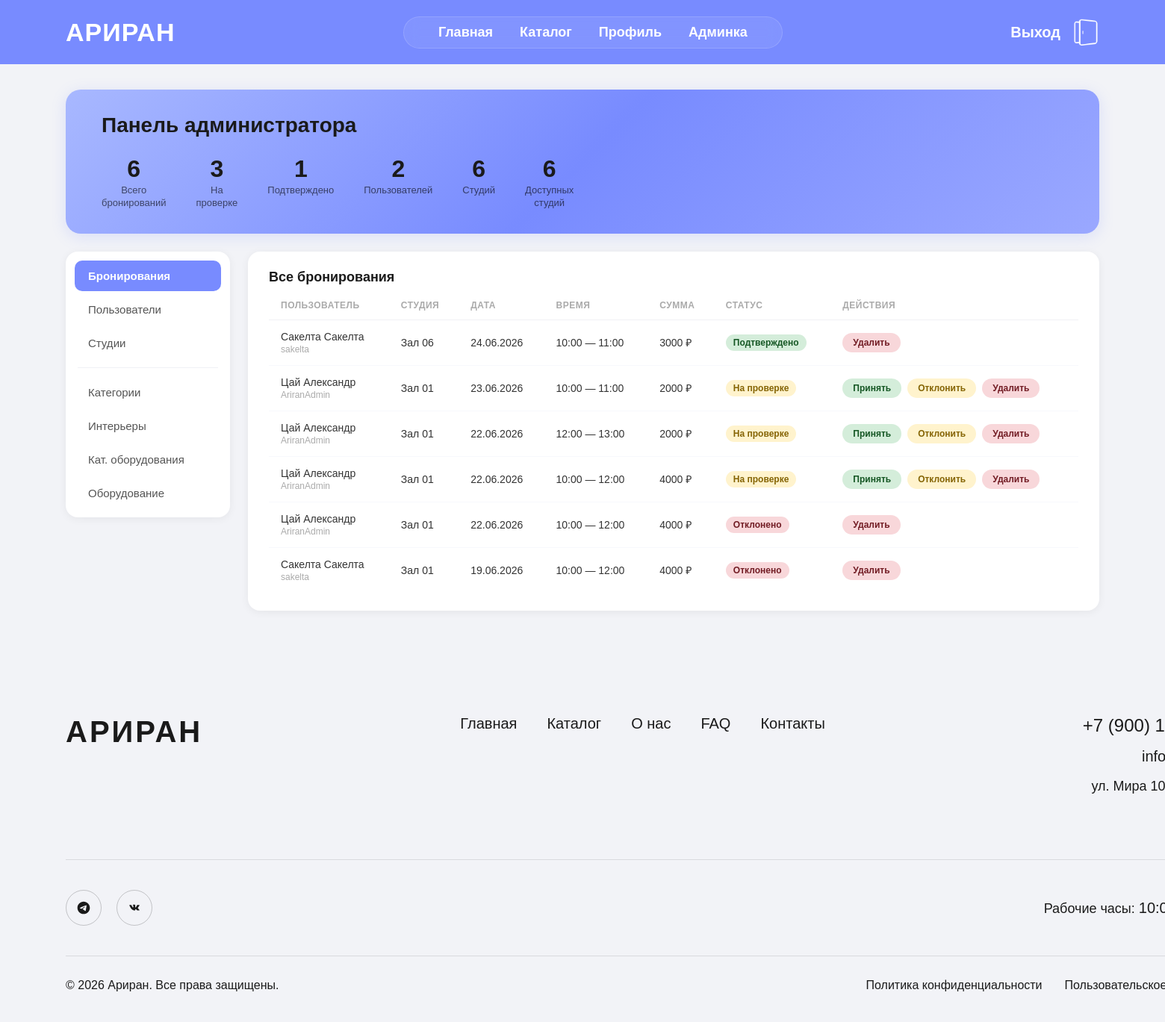
/admin-panel/ (signed in), run on an earlier commit of the app's database.
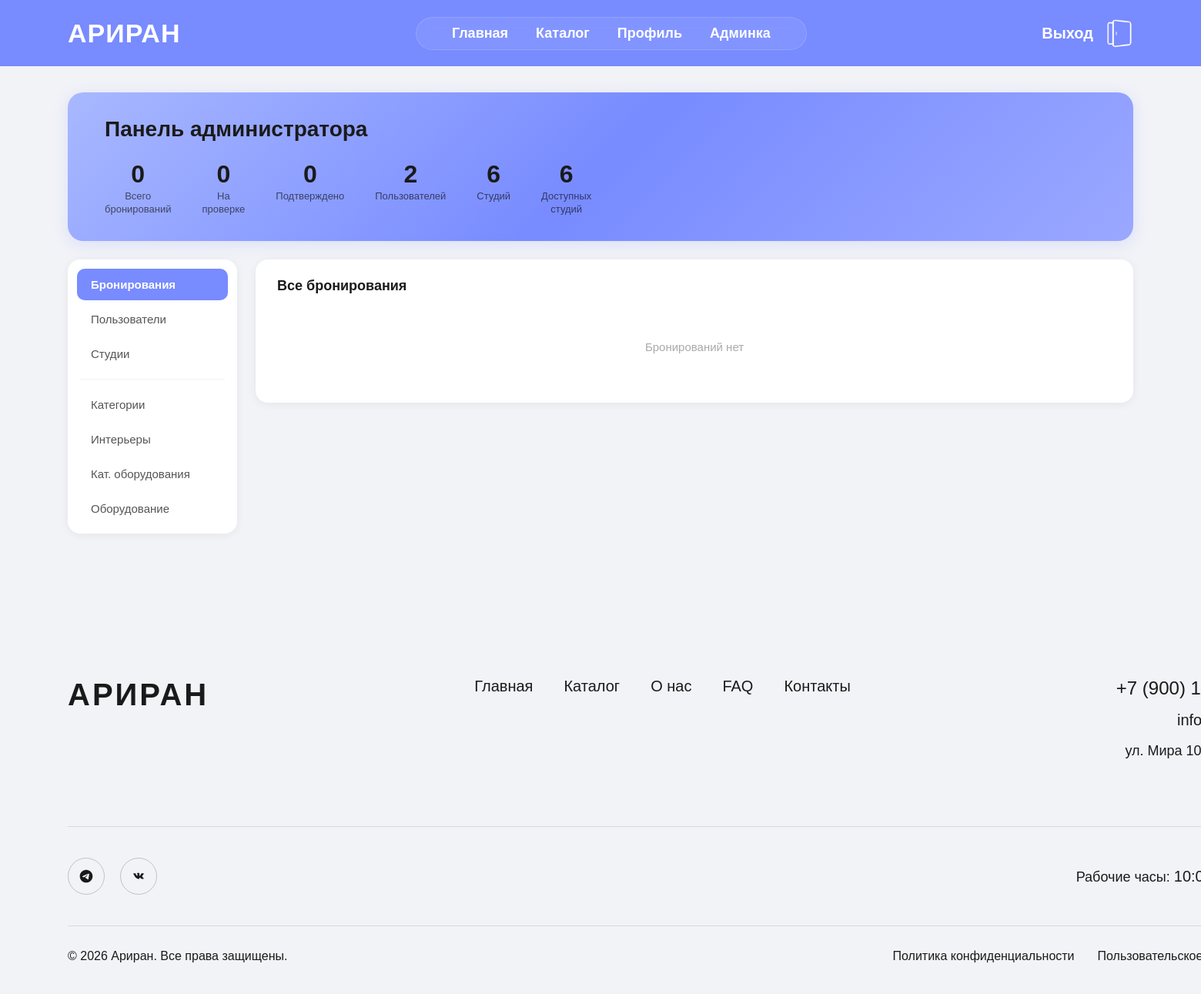
And on a later commit of the database.
### studios/models.py (models this page shows, shortened)
class Booking(models.Model):
    STATUS_CHOICES = (
        ('pending', 'На проверке'),
        ('confirmed', 'Подтверждено'),
        ('rejected', 'Отклонено'),
    )
    user = models.ForeignKey(User, on_delete=models.CASCADE, related_name='bookings', null=False)
    studio = models.ForeignKey(Studio, on_delete=models.CASCADE, related_name='bookings', null=False)
    start_time = models.DateTimeField('Начало', null=False)
    end_time = models.DateTimeField('Окончание', null=False)
    equipment = models.ManyToManyField(Equipment, blank=True, related_name='bookings', verbose_name='Оборудование')
    status = models.CharField('Статус', max_length=20, choices=STATUS_CHOICES, default='pending', null=False)
    rejection_reason = models.TextField('Причина отклонения', null=True, blank=True)
    created_at = models.DateTimeField('Дата создания', auto_now_add=True, null=False)
    class Meta:
        verbose_name = 'Бронирование'
        verbose_name_plural = 'Бронирования'
        db_table = 'booking'
        ordering = ['-start_time']
    def total_price(self):
        from decimal import Decimal
        hours = Decimal(str((self.end_time - self.start_time).total_seconds() / 3600))
        return int(hours * self.studio.price_per_hour)

class User(AbstractBaseUser, PermissionsMixin):
    ROLE_CHOICES = (
        ('client', 'Клиент'),
        ('admin', 'Администратор'),
        ('staff', 'Сотрудник'),
    )
    login = models.CharField('Логин', max_length=100, unique=True, null=False)
    first_name = models.CharField('Имя', max_length=100, null=False)
    last_name = models.CharField('Фамилия', max_length=100, null=False)
    email = models.EmailField('Email', max_length=255, unique=True, null=False)
    phone = models.CharField('Телефон', max_length=20, null=False)
    role = models.CharField('Роль', max_length=20, choices=ROLE_CHOICES, default='client', null=False)
    is_active = models.BooleanField('Активен', default=True)
    is_staff = models.BooleanField('Доступ к админке', default=False)
    created_at = models.DateTimeField('Дата регистрации', auto_now_add=True, null=False)
    objects = UserManager()
    USERNAME_FIELD = 'login'
    REQUIRED_FIELDS = ['first_name', 'last_name', 'phone', 'email']
    class Meta:
        verbose_name = 'Пользователь'
        verbose_name_plural = 'Пользователи'
        db_table = 'user'
    def get_full_name(self):
        return f"{self.last_name} {self.first_name}"

class Studio(models.Model):
    name = models.CharField('Название', max_length=255, null=False)
    category = models.ForeignKey(
        Category, on_delete=models.CASCADE,
        related_name='studios',
        null=True, blank=True,
        verbose_name='Категория'
    )
    interior = models.ForeignKey(
        Interior, on_delete=models.CASCADE,
        related_name='studios',
        null=True, blank=True,
        verbose_name='Интерьер'
    )
    description = models.TextField('Описание', null=False)
    price_per_hour = models.DecimalField('Цена за час', max_digits=10, decimal_places=2, null=False)
    area = models.IntegerField('Площадь (м²)', null=False)
    ceiling_height = models.IntegerField('Высота потолков (м)', default=3, null=False)
    is_available = models.BooleanField('Доступна', default=True, null=False)
    created_at = models.DateTimeField('Дата добавления', auto_now_add=True, null=False)
    class Meta:
        verbose_name = 'Студия'
        verbose_name_plural = 'Студии'
        db_table = 'studio'
        ordering = ['name']

### studios/views.py (the view)
    def wrapper(request, *args, **kwargs):
        if not request.user.is_authenticated or request.user.role != 'admin':
            return redirect('studios:index')
        return view_func(request, *args, **kwargs)

### studios/templates/studios/admin_panel.html (shortened to what this page needs)
{% extends 'studios/base.html' %}
{% load static %}
{% block content %}
<div class="admin-page">
    <div class="admin-header">
        <h1>Панель администратора</h1>
        <div class="admin-stats">
            <div class="stat-item">
                <div class="stat-value">{{ stats.total_bookings }}</div>
                <div class="stat-label">Всего<br>бронирований</div>
            </div>
            <div class="stat-item">
                <div class="stat-value">{{ stats.pending_bookings }}</div>
                <div class="stat-label">На<br>проверке</div>
            </div>
            <div class="stat-item">
                <div class="stat-value">{{ stats.confirmed_bookings }}</div>
                <div class="stat-label">Подтверждено</div>
            </div>
            <div class="stat-item">
                <div class="stat-value">{{ stats.total_users }}</div>
                <div class="stat-label">Пользователей</div>
            </div>
            <div class="stat-item">
                <div class="stat-value">{{ stats.total_studios }}</div>
                <div class="stat-label">Студий</div>
            </div>
            <div class="stat-item">
                <div class="stat-value">{{ stats.available_studios }}</div>
                <div class="stat-label">Доступных<br>студий</div>
            </div>
        </div>
    </div>
    <div class="admin-content">
        <aside class="admin-sidebar">
            <nav class="admin-nav">
                <a href="?tab=bookings" class="admin-nav-item {% if active_tab == 'bookings' %}active{% endif %}">Бронирования</a>
                <a href="?tab=users"    class="admin-nav-item {% if active_tab == 'users' %}active{% endif %}">Пользователи</a>
                <a href="?tab=studios"  class="admin-nav-item {% if active_tab == 'studios' %}active{% endif %}">Студии</a>
                <div class="admin-nav-divider"></div>
                <a href="?tab=categories"           class="admin-nav-item {% if active_tab == 'categories' %}active{% endif %}">Категории</a>
                <a href="?tab=interiors"             class="admin-nav-item {% if active_tab == 'interiors' %}active{% endif %}">Интерьеры</a>
                <a href="?tab=equipment_categories"  class="admin-nav-item {% if active_tab == 'equipment_categories' %}active{% endif %}">Кат. оборудования</a>
                <a href="?tab=equipment"             class="admin-nav-item {% if active_tab == 'equipment' %}active{% endif %}">Оборудование</a>
            </nav>
        </aside>
        <main class="admin-main">
            {% if active_tab == 'bookings' %}
            <div class="admin-card">
                <div class="admin-card-title">Все бронирования</div>
                {% if bookings %}
                <table class="admin-table">
                    <thead>
                        <tr>
                            <th>Пользователь</th>
                            <th>Студия</th>
                            <th>Дата</th>
                            <th>Время</th>
                            <th>Сумма</th>
                            <th>Статус</th>
                            <th>Действия</th>
                        </tr>
                    </thead>
                    <tbody>
                        {% for booking in bookings %}
                        <tr>
                            <td>{{ booking.user.get_full_name }}<br><span style="color:#aaa;font-size:12px;">{{ booking.user.login }}</span></td>
                            <td>{{ booking.studio.name }}</td>
                            <td>{{ booking.start_time|date:"d.m.Y" }}{% if booking.start_time|date:"d.m.Y" != booking.end_time|date:"d.m.Y" %} — {{ booking.end_time|date:"d.m.Y" }}{% endif %}</td>
                            <td>{{ booking.start_time|date:"H:i" }} — {{ booking.end_time|date:"H:i" }}</td>
                            <td>{{ booking.total_price }} ₽</td>
                            <td>
                                <span class="badge badge-{{ booking.status }}">
                                    {% if booking.status == 'pending' %}На проверке
                                    {% elif booking.status == 'confirmed' %}Подтверждено
                                    {% else %}Отклонено{% endif %}
                                </span>
                            </td>
                            <td>
                                <div class="action-btns">
                                    {% if booking.status == 'pending' %}
                                    <a href="{% url 'studios:admin_confirm_booking' booking.pk %}" class="btn-action btn-confirm">Принять</a>
                                    <button class="btn-action btn-reject" onclick="openRejectModal({{ booking.pk }})">Отклонить</button>
                                    {% endif %}
                                    <a href="{% url 'studios:admin_delete_booking' booking.pk %}" class="btn-action btn-delete" onclick="event.preventDefault(); openConfirmDeleteModal('Удалить бронирование?', this.href);">Удалить</a>
                                </div>
                            </td>
                        </tr>
                        {% endfor %}
                    </tbody>
                </table>
                {% else %}
                <div class="empty-state">Бронирований нет</div>
                {% endif %}
            </div>
            {% endif %}
        </main>
    </div>
</div>
{% endblock %}

### studios/templates/studios/base.html (shortened to what this page needs)
{% load static %}
<!DOCTYPE html>
<html lang="ru">
<head>
    <link rel="stylesheet" href="{% static 'studios/css/style.css' %}">
</head>
<body>
{% block nav %}
    {% include 'studios/partials/nav_menu.html' %}
{% endblock nav %}
    {% block content %}{% endblock %}
{% block footer %}
    <footer class="footer">
        <div class="container">
            <div class="footer-top">
                <div class="footer-logo">АРИРАН</div>
                <nav class="footer-nav">
                    <a href="{% url 'studios:index' %}">Главная</a>
                    <a href="{% url 'studios:catalog' %}">Каталог</a>
                    <a href="#block2">О нас</a>
                    <a href="#block7">FAQ</a>
                    <a href="#block6">Контакты</a>
                </nav>
                <div class="footer-contacts">
                    <a href="tel:+79001234567" class="phone">+7 (900) 123-45-67</a>
                    <a href="mailto:info@ariran.ru" class="email">info@ariran.ru</a>
                    <div class="address">ул. Мира 10, Волгоград<br>400066</div>
                </div>
            </div>
            <div class="footer-middle">
                <div class="footer-social">
                    <a href="#" class="social-link" aria-label="Telegram">
                    </a>
                    <a href="#" class="social-link" aria-label="VK">
                    </a>
                </div>
                <div class="footer-schedule">
                    Рабочие часы: <span class="time">10:00 — 22:00</span>
                </div>
            </div>
            <div class="footer-bottom">
                <div class="footer-copy">© 2026 Ариран. Все права защищены.</div>
                <div class="footer-legal">
                    <a href="#" class="footer-legal-link" data-modal="privacy" aria-haspopup="dialog">Политика конфиденциальности</a>
                    <a href="#" class="footer-legal-link" data-modal="terms" aria-haspopup="dialog">Пользовательское соглашение</a>
                </div>
            </div>
        </div>
    </footer>
{% endblock %}
</body>
</html>

### studios/templates/studios/partials/nav_menu.html
{% load static %}
<nav class="nav-menu nav-menu--glass" id="mainHeader">
    <div class="nav-container">
        <div class="nav-logo">
            <a href="{% url 'studios:index' %}">АРИРАН</a>
        </div>
        <div class="nav-menu-links" aria-label="Основная навигация">
            <a href="{% url 'studios:index' %}" class="nav-menu-link">Главная</a>
            <a href="{% url 'studios:catalog' %}" class="nav-menu-link">Каталог</a>
            {% if user.is_authenticated %}
                <a href="{% url 'studios:profile' %}" class="nav-menu-link">Профиль</a>
                {% if user.role == 'admin' %}
                    <a href="{% url 'studios:admin_panel' %}" class="nav-menu-link">Админка</a>
                {% endif %}
            {% endif %}
        </div>
        <div class="nav-auth">
            {% if user.is_authenticated %}
                <a href="{% url 'studios:logout' %}" class="nav-link">Выход</a>
            {% else %}
                <a href="{% url 'studios:login' %}" class="nav-link">Авторизация</a>
            {% endif %}
            <div class="nav-icon" aria-hidden="true">
                <img src="{% static 'images/door-icon.png' %}" alt="" />
            </div>
        </div>
    </div>
</nav>

What changed in the data, as far as the page shows it:
removed Booking: user.get_full_name "Сакелта Сакелта", user.login "sakelta", studio.name "Зал 06", start_time "24.06.2026", start_time "10:00", end_time "11:00", total_price "3000", status "Подтверждено"
removed Booking: user.get_full_name "Цай Александр", user.login "AriranAdmin", studio.name "Зал 01", start_time "23.06.2026", start_time "10:00", end_time "11:00", total_price "2000", status "На проверке"
removed Booking: user.get_full_name "Цай Александр", user.login "AriranAdmin", studio.name "Зал 01", start_time "22.06.2026", start_time "12:00", end_time "13:00", total_price "2000", status "На проверке"
removed Booking: user.get_full_name "Цай Александр", user.login "AriranAdmin", studio.name "Зал 01", start_time "22.06.2026", start_time "10:00", end_time "12:00", total_price "4000", status "На проверке"
removed Booking: user.get_full_name "Цай Александр", user.login "AriranAdmin", studio.name "Зал 01", start_time "22.06.2026", start_time "10:00", end_time "12:00", total_price "4000", status "Отклонено"
removed Booking: user.get_full_name "Сакелта Сакелта", user.login "sakelta", studio.name "Зал 01", start_time "19.06.2026", start_time "10:00", end_time "12:00", total_price "4000", status "Отклонено"
Also different on the page:
{{ stats.total_bookings }}: "6" → "0"
{{ stats.pending_bookings }}: "3" → "0"
{{ stats.confirmed_bookings }}: "1" → "0"
text no longer shown: "ПОЛЬЗОВАТЕЛЬ СТУДИЯ ДАТА ВРЕМЯ СУММА СТАТУС ДЕЙСТВИЯ"
text now shown: "Бронирований нет"
